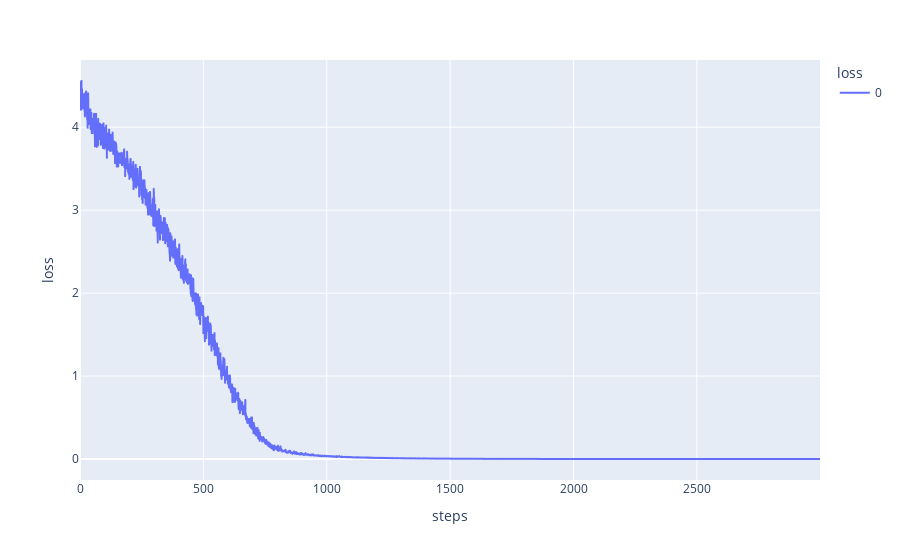

Write notebook code for a chart like this one.
### Markdown cell above
### Plot the loss vs steps graph

### Code cell
import plotly.express as px

px.line(losses, labels={"index": "steps", "value": "loss", "title": "Loss vs steps", "variable": "loss"})

### Figure 1 — Plotly figure (JSON) as saved in the notebook; plotly's stock layout.template omitted (floating-point values rounded to 4 significant figures; data arrays with more than 128 entries replaced by an {"elided": "..."} marker saying what was removed)
{"data": [{"hovertemplate": "loss=%{y}<br>steps=%{x}<extra></extra>", "legendgroup": "0", "line": {"color": "#636efa", "dash": "solid"}, "marker": {"symbol": "circle"}, "mode": "lines", "name": "0", "showlegend": true, "type": "scattergl", "x": {"elided": "3000 int values"}, "xaxis": "x", "y": {"elided": "3000 float values"}, "yaxis": "y"}], "layout": {"legend": {"title": {"text": "loss"}, "tracegroupgap": 0}, "margin": {"t": 60}, "xaxis": {"anchor": "y", "domain": [0, 1], "title": {"text": "steps"}}, "yaxis": {"anchor": "x", "domain": [0, 1], "title": {"text": "loss"}}}}
